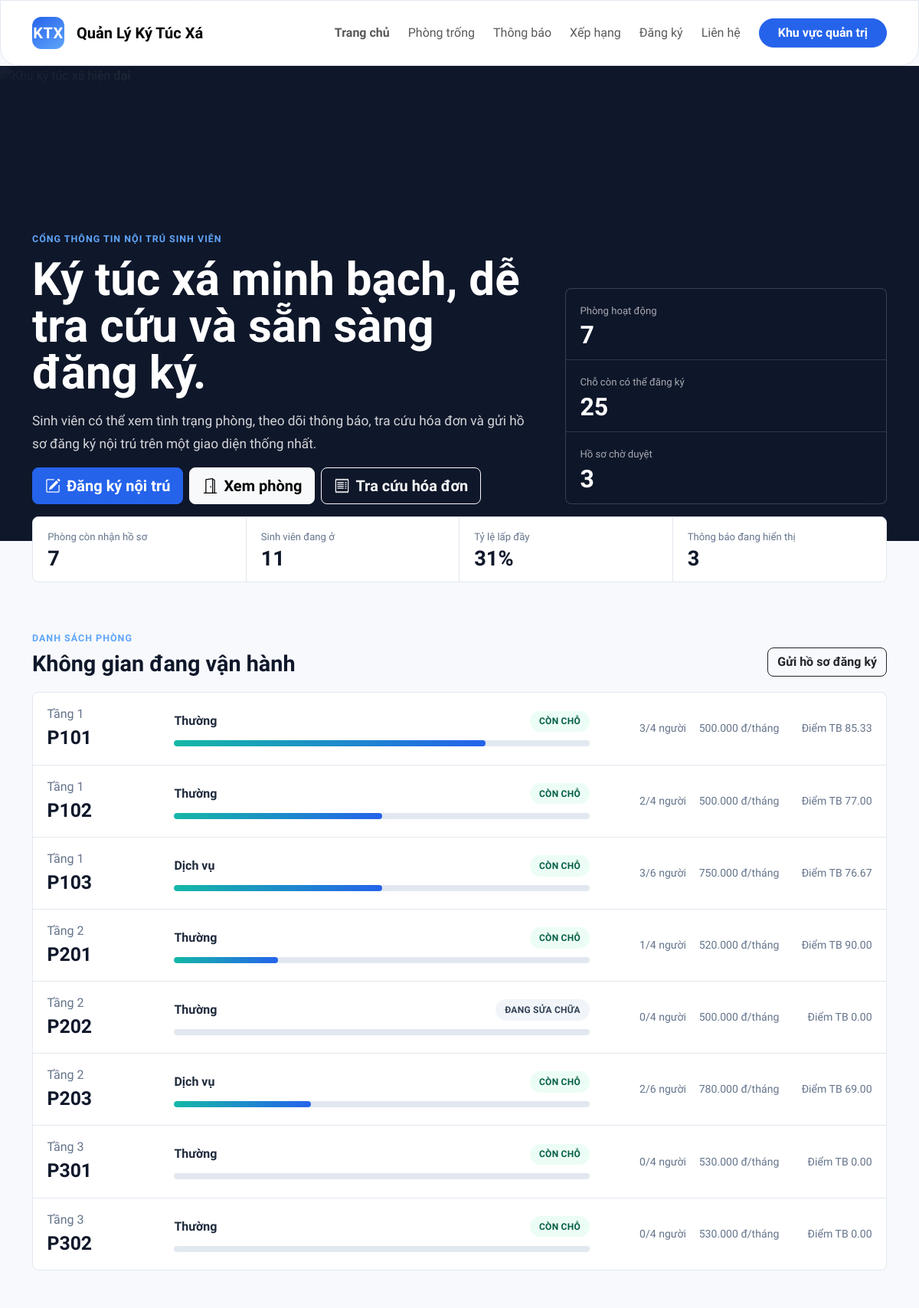
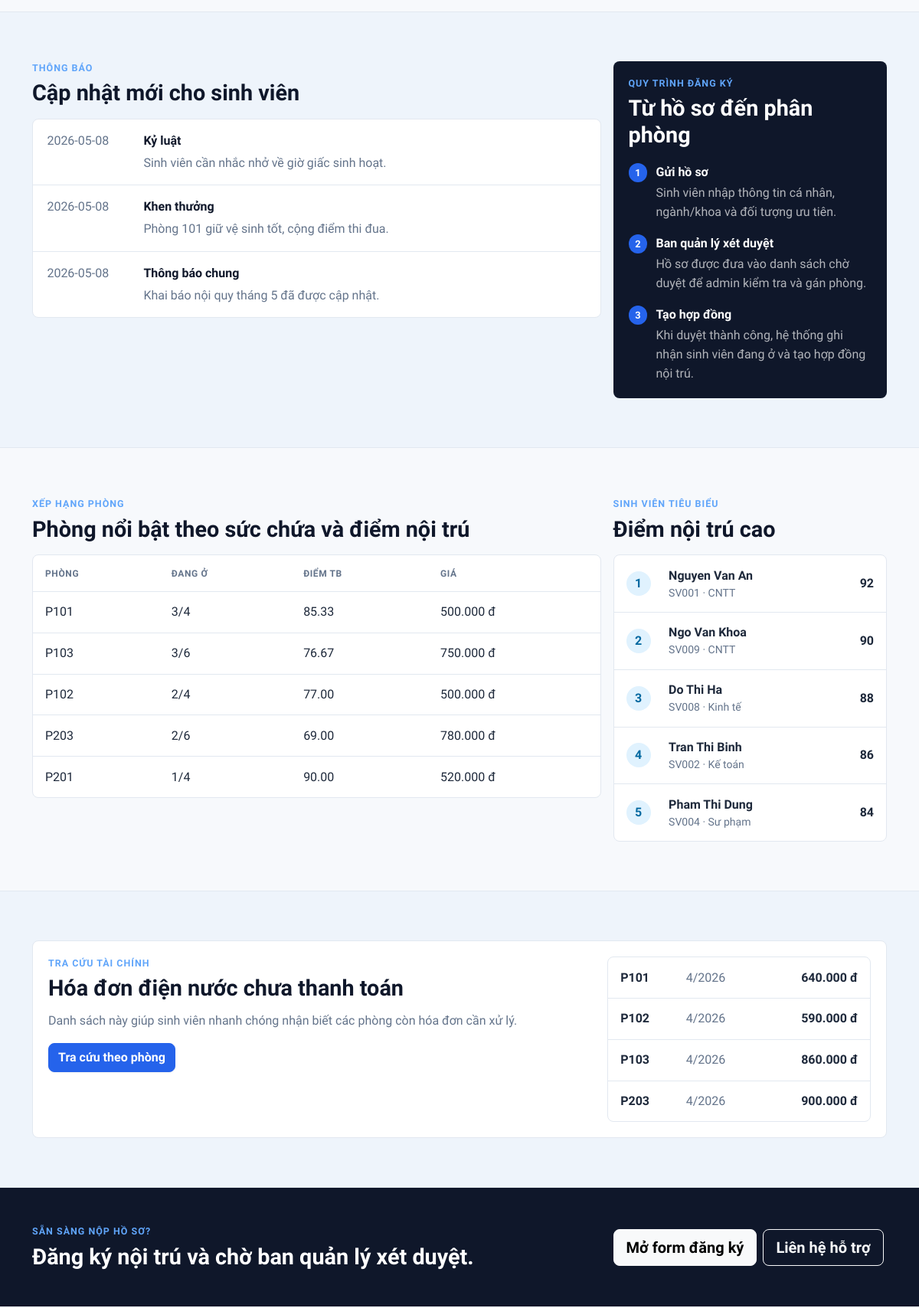
The page / (upper part) on the database its author committed (2 pictures, top to bottom).
### tables this page shows
CREATE TABLE Room (
    room_id INT AUTO_INCREMENT PRIMARY KEY,
    room_number INT NOT NULL UNIQUE,
    floor_number INT NOT NULL,
    capacity INT NOT NULL,
    room_type ENUM('Dịch vụ','Thường') DEFAULT 'Thường',
    status ENUM('Hoạt động','Đang sửa chữa') DEFAULT 'Hoạt động',
    price DECIMAL(10,2) DEFAULT 0,
    room_image_url VARCHAR(255) NULL
);

CREATE TABLE Notice (
    notice_id INT AUTO_INCREMENT PRIMARY KEY,
    target_type ENUM('Cả tòa','Phòng','Cá nhân') NOT NULL,
    category ENUM('Thông báo chung','Khen thưởng','Kỷ luật') DEFAULT 'Thông báo chung',
    point_change INT DEFAULT 0,
    room_id INT NULL,
    student_id INT NULL,
    description TEXT,
    date DATE NOT NULL,
    FOREIGN KEY (room_id) REFERENCES Room(room_id) ON DELETE SET NULL,
    FOREIGN KEY (student_id) REFERENCES Student(student_id) ON DELETE SET NULL
);

CREATE TABLE Student (
    student_id INT AUTO_INCREMENT PRIMARY KEY,
    full_name VARCHAR(100) NOT NULL,
    student_code VARCHAR(20) NULL UNIQUE,
    dob DATE NULL,
    phone VARCHAR(15) NULL,
    email VARCHAR(100) NULL,
    department VARCHAR(100) NULL,
    status ENUM('Chờ duyệt','Đang ở','Đã chuyển đi','Đã từ chối') DEFAULT 'Chờ duyệt',
    priority_level TINYINT DEFAULT 8,
    boarding_score INT DEFAULT 100
);

CREATE TABLE UtilityBill (
    bill_id INT PRIMARY KEY AUTO_INCREMENT,
    room_id INT NOT NULL,
    billing_month TINYINT,
    billing_year INT,
    total_amount DECIMAL(12,2) NOT NULL,
    new_electric_index DECIMAL(12,2) DEFAULT 0,
    new_water_index DECIMAL(12,2) DEFAULT 0,
    status ENUM('Chưa thanh toán','Đã thanh toán') DEFAULT 'Chưa thanh toán',
    FOREIGN KEY (room_id) REFERENCES Room(room_id) ON DELETE CASCADE
);

### public/index.php (the view, shortened to what the rows shown need)
<?php
function fetchHomeRooms(PDO $pdo): array
{
    $stmt = $pdo->query("
        SELECT r.*,
               COUNT(c.contract_id) AS occupied_count,
               ROUND(COALESCE(AVG(s.boarding_score), 0), 2) AS avg_boarding_score
          FROM Room r
     LEFT JOIN Contract c ON c.room_id = r.room_id AND c.status = 'Đang ở'
     LEFT JOIN Student s ON s.student_id = c.student_id
      GROUP BY r.room_id
      ORDER BY r.room_number ASC
    ");
    return $stmt->fetchAll();
}
function fetchHomeNotices(PDO $pdo): array
{
    $stmt = $pdo->query('
        SELECT n.*, r.room_number, s.full_name AS student_name
          FROM Notice n
     LEFT JOIN Room r ON r.room_id = n.room_id
     LEFT JOIN Student s ON s.student_id = n.student_id
      ORDER BY n.date DESC, n.notice_id DESC
    ');
    return $stmt->fetchAll();
}
function fetchHomeTopRooms(PDO $pdo, int $limit): array
{
    $stmt = $pdo->prepare("
        SELECT r.room_id, r.room_number, r.floor_number, r.capacity, r.price, r.status,
               COUNT(c.contract_id) AS occupancy,
               ROUND(COALESCE(AVG(s.boarding_score), 0), 2) AS avg_boarding_score
          FROM Room r
     LEFT JOIN Contract c ON c.room_id = r.room_id AND c.status = 'Đang ở'
     LEFT JOIN Student s ON s.student_id = c.student_id
      GROUP BY r.room_id
      ORDER BY occupancy DESC, avg_boarding_score DESC, r.room_number ASC
         LIMIT :limit
    ");
    $stmt->bindValue(':limit', $limit, PDO::PARAM_INT);
    $stmt->execute();
    return $stmt->fetchAll();
}
function fetchHomeTopStudents(PDO $pdo, int $limit): array
{
    $stmt = $pdo->prepare('
        SELECT student_id, full_name, student_code, department, boarding_score
          FROM Student
      ORDER BY boarding_score DESC, student_id ASC
         LIMIT :limit
    ');
    $stmt->bindValue(':limit', $limit, PDO::PARAM_INT);
    $stmt->execute();
    return $stmt->fetchAll();
}
function fetchHomeUnpaidBills(PDO $pdo): array
{
    $stmt = $pdo->query("
        SELECT b.*, r.room_number
          FROM UtilityBill b
          JOIN Room r ON r.room_id = b.room_id
         WHERE b.status = 'Chưa thanh toán'
      ORDER BY b.billing_year DESC, b.billing_month DESC
    ");
    return $stmt->fetchAll();
}
$pdo = Database::connection();
$rooms = fetchHomeRooms($pdo);
$notices = fetchHomeNotices($pdo);
$topRooms = fetchHomeTopRooms($pdo, 5);
$topStudents = fetchHomeTopStudents($pdo, 5);
$unpaidBills = fetchHomeUnpaidBills($pdo);
$latestNotices = array_slice($notices, 0, 5);
$highlightRooms = array_slice($rooms, 0, 8);
$visibleBills = array_slice($unpaidBills, 0, 6);
$visibleTopStudents = array_slice($topStudents, 0, 5);
require_once __DIR__ . '/../views/partials/public_header.php';
?>
<section class="public-home">
    <div class="public-hero" id="top">
        <div class="container public-hero-content">
            <div class="public-hero-copy">
                <h1>Ký túc xá minh bạch, dễ tra cứu và sẵn sàng đăng ký.</h1>
            </div>
        </div>
    </div>
    <section class="home-section" id="rooms">
        <div class="container">
            <div class="home-section-head">
                <div>
                    <h2>Không gian đang vận hành</h2>
                </div>
            </div>
            <div class="home-room-list">
                <?php foreach ($highlightRooms as $room): ?>
                    <?php
                    $capacity = max(1, (int) ($room['capacity'] ?? 0));
                    $occupied = max(0, (int) ($room['occupied_count'] ?? 0));
                    $usage = min(100, (int) round(($occupied / $capacity) * 100));
                    $roomStatus = (string) ($room['status'] ?? '');
                    $isAvailable = $roomStatus === 'Hoạt động' && $occupied < $capacity;
                    ?>
                    <article class="home-room-row">
                        <div class="home-room-id">
                            <span>Tầng <?= Security::e((string) $room['floor_number']); ?></span>
                            <strong>P<?= Security::e((string) $room['room_number']); ?></strong>
                        </div>
                        <div class="home-room-main">
                            <div class="home-room-title">
                                <strong><?= Security::e((string) $room['room_type']); ?></strong>
                                <span class="status-pill <?= $isAvailable ? 'available' : 'maintenance'; ?>">
                                    <?= $isAvailable ? 'Còn chỗ' : Security::e($roomStatus); ?>
                                </span>
                            </div>
                            <div class="home-meter" aria-label="Tỷ lệ sử dụng phòng">
                                <span style="width: <?= $usage; ?>%"></span>
                            </div>
                        </div>
                        <div class="home-room-data">
                            <span><?= Security::e((string) $occupied); ?>/<?= Security::e((string) $capacity); ?> người</span>
                            <span><?= number_format((float) ($room['price'] ?? 0), 0, ',', '.'); ?> đ/tháng</span>
                            <span>Điểm TB <?= Security::e((string) ($room['avg_boarding_score'] ?? 0)); ?></span>
                        </div>
                    </article>
                <?php endforeach; ?>
            </div>
        </div>
    </section>
    <section class="home-section home-section-soft" id="notices">
        <div class="container">
            <div class="home-two-column">
                <div>
                    <div class="home-section-head compact">
                        <div>
                            <h2>Cập nhật mới cho sinh viên</h2>
                        </div>
                    </div>
                    <div class="home-notice-list">
                        <?php foreach ($latestNotices as $notice): ?>
                            <article class="home-notice-item">
                                <time><?= Security::e((string) $notice['date']); ?></time>
                                <div>
                                    <strong><?= Security::e((string) $notice['category']); ?></strong>
                                    <p><?= Security::e((string) $notice['description']); ?></p>
                                </div>
                            </article>
                        <?php endforeach; ?>
                    </div>
                </div>
                <aside class="home-process-panel">
                    <h2>Từ hồ sơ đến phân phòng</h2>
                </aside>
            </div>
        </div>
    </section>
    <section class="home-section" id="leaderboard">
        <div class="container">
            <div class="home-grid-dashboard">
                <div>
                    <div class="home-section-head compact">
                        <div>
                            <h2>Phòng nổi bật theo sức chứa và điểm nội trú</h2>
                        </div>
                    </div>
                    <div class="home-ranking-table">
                        <table>
                            <thead>
                            <tr>
                                <th>Phòng</th>
                                <th>Đang ở</th>
                                <th>Điểm TB</th>
                                <th>Giá</th>
                            </tr>
                            </thead>
                            <tbody>
                            <?php foreach ($topRooms as $room): ?>
                                <tr>
                                    <td>P<?= Security::e((string) $room['room_number']); ?></td>
                                    <td><?= Security::e((string) $room['occupancy']); ?>/<?= Security::e((string) $room['capacity']); ?></td>
                                    <td><?= Security::e((string) $room['avg_boarding_score']); ?></td>
                                    <td><?= number_format((float) ($room['price'] ?? 0), 0, ',', '.'); ?> đ</td>
                                </tr>
                            <?php endforeach; ?>
                            </tbody>
                        </table>
                    </div>
                </div>
                <div>
                    <div class="home-section-head compact">
                        <div>
                            <h2>Điểm nội trú cao</h2>
                        </div>
                    </div>
                    <div class="home-student-list">
                        <?php foreach ($visibleTopStudents as $index => $student): ?>
                            <div class="home-student-row">
                                <span><?= $index + 1; ?></span>
                                <div>
                                    <strong><?= Security::e((string) $student['full_name']); ?></strong>
                                    <small><?= Security::e((string) ($student['student_code'] ?: 'Chưa có mã')); ?> · <?= Security::e((string) ($student['department'] ?: 'Chưa cập nhật khoa')); ?></small>
                                </div>
                                <b><?= Security::e((string) $student['boarding_score']); ?></b>
                            </div>
                        <?php endforeach; ?>
                    </div>
                </div>
            </div>
        </div>
    </section>
    <section class="home-section home-section-soft">
        <div class="container">
            <div class="home-bill-panel">
                <div>
                    <h2>Hóa đơn điện nước chưa thanh toán</h2>
                </div>
                <div class="home-bill-list">
                    <?php foreach ($visibleBills as $bill): ?>
                        <div class="home-bill-row">
                            <strong>P<?= Security::e((string) $bill['room_number']); ?></strong>
                            <span><?= Security::e((string) $bill['billing_month']); ?>/<?= Security::e((string) $bill['billing_year']); ?></span>
                            <b><?= number_format((float) $bill['total_amount'], 0, ',', '.'); ?> đ</b>
                        </div>
                    <?php endforeach; ?>
                </div>
            </div>
        </div>
    </section>
    <section class="home-final-cta">
        <div class="container">
            <div class="home-final-inner">
                <div>
                    <h2>Đăng ký nội trú và chờ ban quản lý xét duyệt.</h2>
                </div>
            </div>
        </div>
    </section>
</section>
<?php require_once __DIR__ . '/../views/partials/public_footer.php'; ?>

### rows shown on the page
room: floor_number "1", room_number "101", room_type "Thường", status "CÒN CHỖ", $usage 75 (drawn), occupied "3", capacity "4", price "500.000", avg_boarding_score "85.33", occupancy "3"
room: floor_number "1", room_number "102", room_type "Thường", status "CÒN CHỖ", $usage 50 (drawn), occupied "2", capacity "4", price "500.000", avg_boarding_score "77.00", occupancy "2"
room: floor_number "1", room_number "103", room_type "Dịch vụ", status "CÒN CHỖ", $usage 50 (drawn), occupied "3", capacity "6", price "750.000", avg_boarding_score "76.67", occupancy "3"
room: floor_number "2", room_number "201", room_type "Thường", status "CÒN CHỖ", $usage 25 (drawn), occupied "1", capacity "4", price "520.000", avg_boarding_score "90.00", occupancy "1"
room: floor_number "2", room_number "202", room_type "Thường", status "ĐANG SỬA CHỮA", occupied "0", capacity "4", price "500.000", avg_boarding_score "0.00"
room: floor_number "2", room_number "203", room_type "Dịch vụ", status "CÒN CHỖ", $usage 33 (drawn), occupied "2", capacity "6", price "780.000", avg_boarding_score "69.00", occupancy "2"
room: floor_number "3", room_number "301", room_type "Thường", status "CÒN CHỖ", occupied "0", capacity "4", price "530.000", avg_boarding_score "0.00"
room: floor_number "3", room_number "302", room_type "Thường", status "CÒN CHỖ", occupied "0", capacity "4", price "530.000", avg_boarding_score "0.00"
notice: date "2026-05-08", category "Kỷ luật", description "Sinh viên cần nhắc nhở về giờ giấc sinh hoạt."
notice: date "2026-05-08", category "Khen thưởng", description "Phòng 101 giữ vệ sinh tốt, cộng điểm thi đua."
notice: date "2026-05-08", category "Thông báo chung", description "Khai báo nội quy tháng 5 đã được cập nhật."
student: full_name "Nguyen Van An", student_code "SV001", department "CNTT", boarding_score "92"
student: full_name "Ngo Van Khoa", student_code "SV009", department "CNTT", boarding_score "90"
student: full_name "Do Thi Ha", student_code "SV008", department "Kinh tế", boarding_score "88"
student: full_name "Tran Thi Binh", student_code "SV002", department "Kế toán", boarding_score "86"
student: full_name "Pham Thi Dung", student_code "SV004", department "Sư phạm", boarding_score "84"
utilitybill: room.room_number "101", billing_month "4", billing_year "2026", total_amount "640.000"
utilitybill: room.room_number "102", billing_month "4", billing_year "2026", total_amount "590.000"
utilitybill: room.room_number "103", billing_month "4", billing_year "2026", total_amount "860.000"
utilitybill: room.room_number "203", billing_month "4", billing_year "2026", total_amount "900.000"

### other values the page prints
Security::e(APP_NAME) "Quản Lý Ký Túc Xá"
Security::e((string) $roomStats['activeRooms']) "7"
Security::e((string) max(0, $totalCapacity - $occupiedCount)) "25"
Security::e((string) $studentStats['waiting']) "3"
Security::e((string) count($availableRooms)) "7"
Security::e((string) $studentStats['living']) "11"
Security::e((string) $occupancyRate) "31"
Security::e((string) count($notices)) "3"
